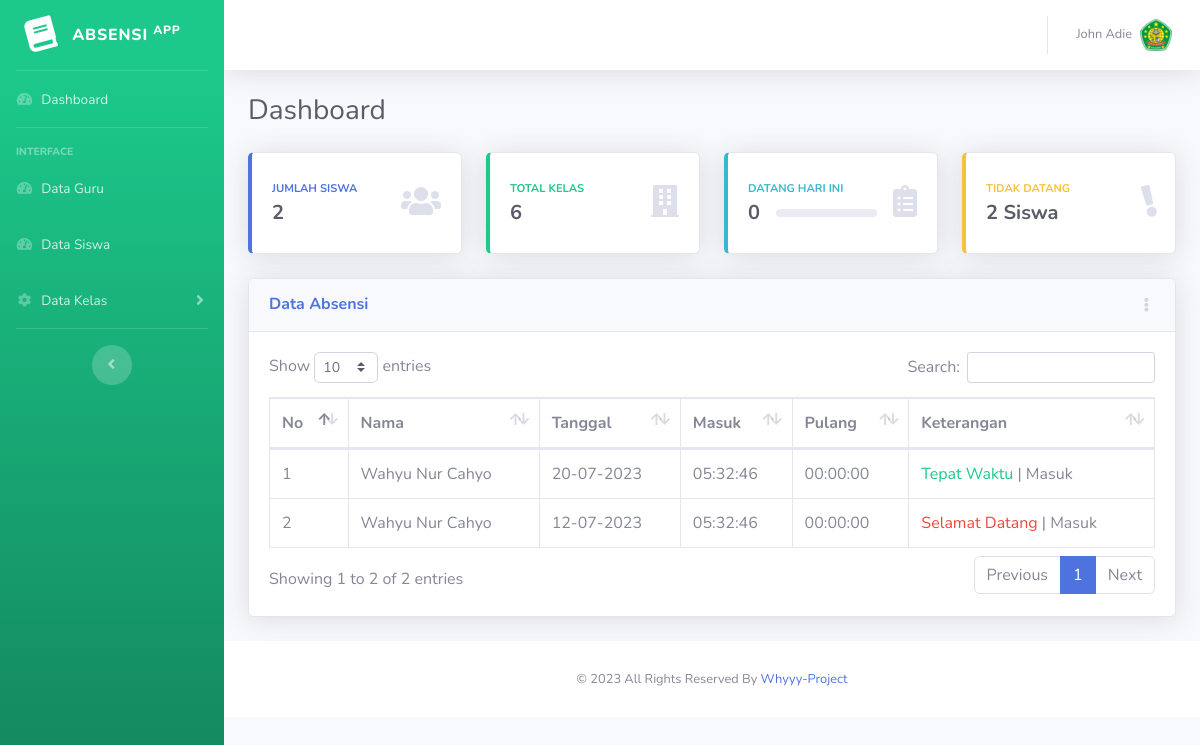
Page /?hlm=dashboard (signed in) on the committed database.
### tables this page shows
CREATE TABLE `tb_absen_siswa` (
  `id_absen_siswa` int(11) NOT NULL,
  `id_siswa` int(11) NOT NULL,
  `tgl` date NOT NULL,
  `masuk` time NOT NULL,
  `pulang` time DEFAULT NULL,
  `keterangan_absen` varchar(255) NOT NULL,
  `status_absen` varchar(255) NOT NULL
);

CREATE TABLE `tb_siswa` (
  `id_siswa` int(11) NOT NULL,
  `uuid` varchar(255) NOT NULL,
  `id_kelas` int(11) NOT NULL,
  `nis` varchar(255) DEFAULT NULL,
  `nama_siswa` varchar(255) NOT NULL,
  `angkatan` varchar(255) NOT NULL,
  `status` enum('1','0') NOT NULL,
  `created_at` datetime NOT NULL,
  `updated_at` datetime NOT NULL
);

### query/admin/dashboard.php (called while the page is built, shortened)
<?php
$qry_absensi = mysqli_query($db, "SELECT * FROM `tb_absen_siswa` LEFT JOIN tb_siswa ON tb_absen_siswa.id_siswa = tb_siswa.id_siswa ORDER BY `tb_absen_siswa`.`tgl` DESC;");

### public/view/layouts/admin/admin_dashboard.php (the view, shortened to what this page needs)
<?php
include "public/view/layouts/header.php";
include "public/view/partials/admin/admin_sidebar.php";
include "public/view/partials/admin/admin_wrapper.php";
?>
<div class="container-fluid">
    <div class="d-sm-flex align-items-center justify-content-between mb-4">
        <h1 class="h3 mb-0 text-gray-800">Dashboard</h1>
    </div>
    <div class="row">
        <?php
        include "query/admin/dashboard.php";
        include "public/view/layouts/admin/top-content.php"; ?>
        <div class="col-xl-12 col-lg-12">
            <div class="card shadow mb-4">
                <div class="card-header py-3 d-flex flex-row align-items-center justify-content-between">
                    <h6 class="m-0 font-weight-bold text-primary">Data Absensi</h6>
                    <div class="dropdown no-arrow">
                        <a class="dropdown-toggle" href="#" role="button" id="dropdownMenuLink" data-toggle="dropdown" aria-haspopup="true" aria-expanded="false">
                            <i class="fas fa-ellipsis-v fa-sm fa-fw text-gray-400"></i>
                        </a>
                    </div>
                </div>
                <div class="card-body">
                    <div class="table-responsive">
                        <table class="table table-bordered" id="dataTable" width="100%" cellspacing="0">
                            <thead>
                                <tr>
                                    <th>No</th>
                                    <th>Nama</th>
                                    <th>Tanggal</th>
                                    <th>Masuk</th>
                                    <th>Pulang</th>
                                    <th>Keterangan</th>
                                </tr>
                            </thead>
                            <tbody>
                                <?php $no = 1 ?>
                                <?php foreach ($qry_absensi as $dataAbs) : ?>
                                    <tr>
                                        <td><?= $no;
                                            $no++ ?></td>
                                        <td><?= $dataAbs['nama_siswa'] ?></td>
                                        <td>
                                            <?php
                                            $dateOld = date('Y-m-d', strtotime($dataAbs['tgl']));
                                            $date_explode = explode("-", $dateOld);
                                            ?>
                                            <?= $date_explode['2'] . "-" . $date_explode['1'] . "-" . $date_explode['0'] ?></td>
                                        <td><?= $dataAbs['masuk'] ?></td>
                                        <td><?= $dataAbs['pulang'] ?></td>
                                        <td>
                                            <?php
                                            if ($dataAbs['status_absen'] == "Tepat Waktu") {
                                                $color = "success";
                                            } else {
                                                $color = "danger";
                                            }
                                            ?>
                                            <?= "<span class='text-{$color}'>" . $dataAbs['status_absen'] . "</span> | " . $dataAbs['keterangan_absen'] ?></td>
                                    </tr>
                                <?php endforeach; ?>
                            </tbody>
                        </table>
                    </div>
                </div>
            </div>
        </div>
    </div>
</div>
<?php
include "public/view/layouts/footer.php";
?>

### rows in the picture
tb_absen_siswa: id_siswa.nama_siswa "Wahyu Nur Cahyo", tgl "20", tgl "07", tgl "2023", masuk "05:32:46", pulang "00:00:00", status_absen "Tepat Waktu", keterangan_absen "Masuk"
tb_absen_siswa: id_siswa.nama_siswa "Wahyu Nur Cahyo", tgl "12", tgl "07", tgl "2023", masuk "05:32:46", pulang "00:00:00", status_absen "Selamat Datang", keterangan_absen "Masuk"

### other values in the picture
$_SESSION['nama'] "John Adie"
$totalSiswa "2"
$totalKelas "6"
mysqli_num_rows($qryAbsensiSekarang) "0"
$tidakHadir "2"
